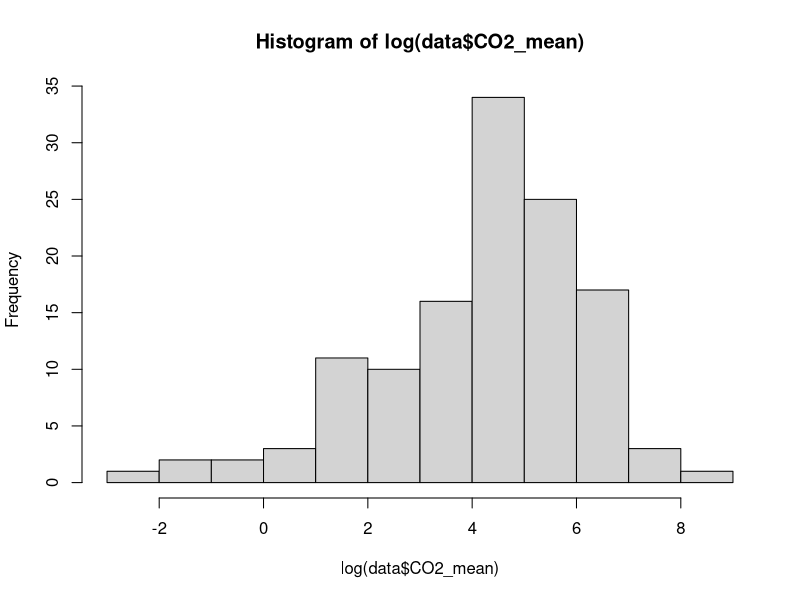
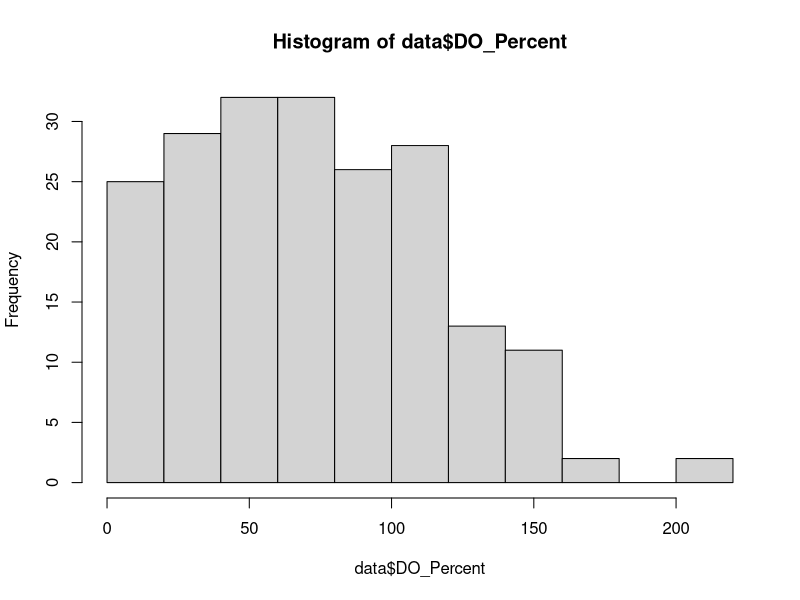
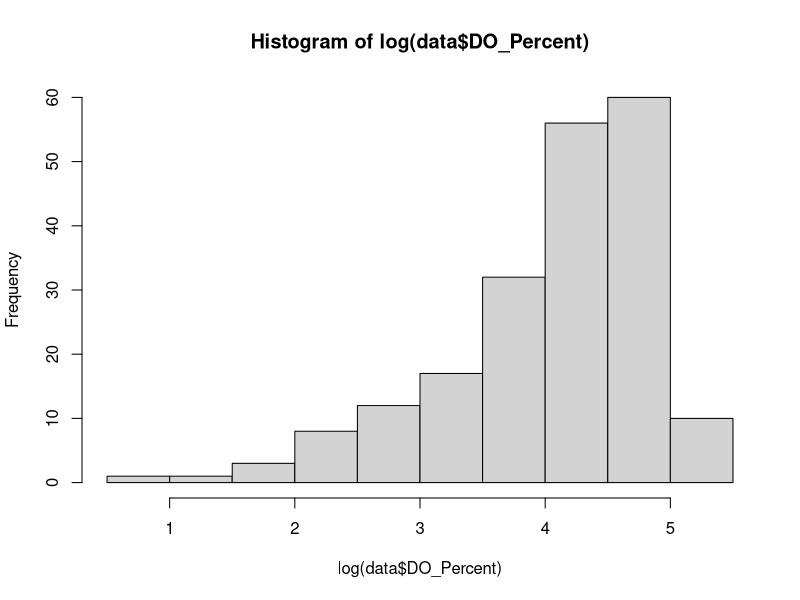

Recreate these plots in R, in order.
library(tidyverse)

data <- read_csv('data/data_surface.csv')


hist(log(data$CO2_mean))
hist(data$DO_Percent)

hist(log(data$DO_Percent))
